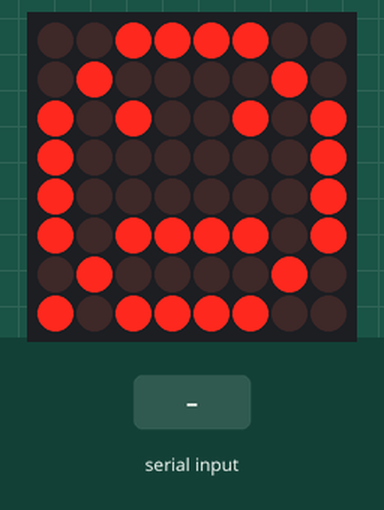
The sketch below on a simulated ESP32-C3. On the bench: 8×8 LED matrix. The inputs (shaded band) are chosen by the test bench. Nothing arrives over Bluetooth unless stated; what the sketch prints to the serial monitor is not drawn.

Above: at 1.7 s.
1.8 s: "T" received over the second serial link
At 1.89 s:
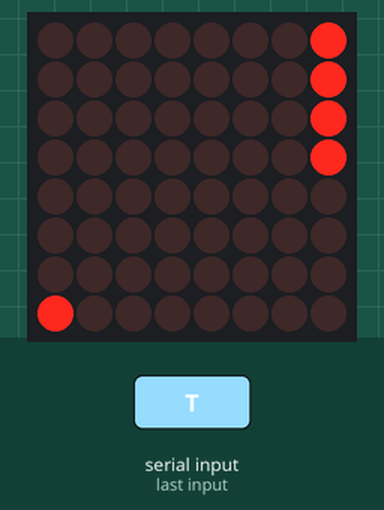
3.6 s: "A" received over the second serial link
At 3.77 s:
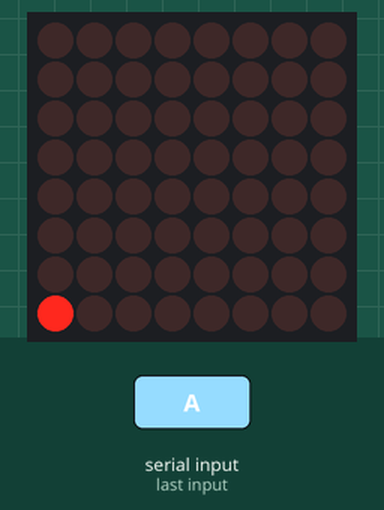
6.0 s: "Q" received over the second serial link
At 6.2 s:
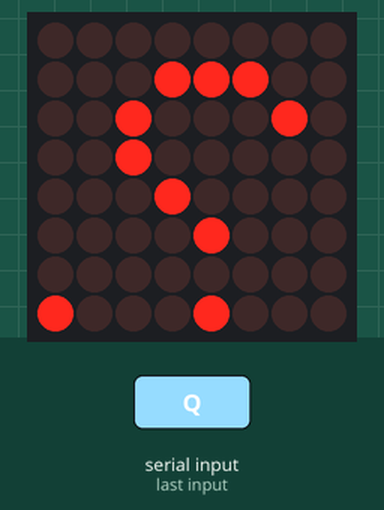
9.0 s: "T" received over the second serial link
At 9.22 s:
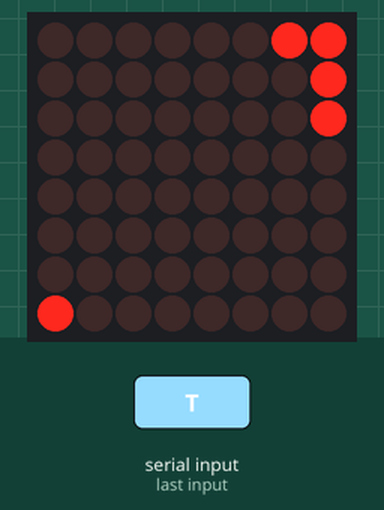
12.0 s: "D" received over the second serial link
At 12.6 s:
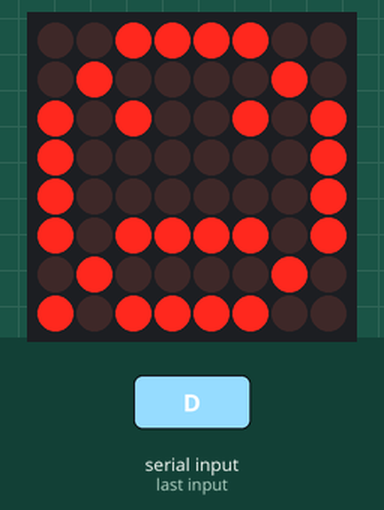
Timing chart, 0 to 14.5 s (numbered marks = the images above; inputs shaded):
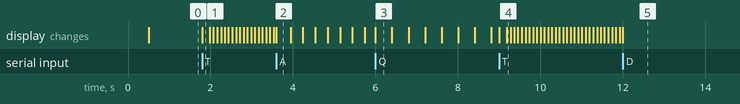

Measured:
- after the input at 1.8 s, the display: changes at once (image 1)
- after the input at 3.6 s, the display: changes at once (image 2)
- after the input at 6.0 s, the display: changes at once (image 3)
- after the input at 9.0 s, the display: first changes at once (image 4 shows a later state)
- after the input at 12.0 s, the display: changes at once (image 5)
- what the display in image 3 shows lasts 0.4 s, from 6.0 s to 6.4 s

The sketch:

claude_matrix_esp32_classicbt.ino
```cpp
/*
  claude_matrix_esp32_classicbt.ino  --  v1

  Classic-Bluetooth (SPP) sibling of claude_matrix_esp32c3_ble.ino, for a
  plain ESP32 NodeMCU-32S board instead of an ESP32-C3. The C3 is BLE-only,
  which is why the original firmware used BLE and had to carry a heartbeat/
  ghost-timeout scheme to work around BLE's flaky supervision timeouts. A
  full ESP32 has a Classic Bluetooth radio too, and SPP (Serial Port
  Profile) gives a plain, reliable virtual-COM-port connection with prompt,
  accurate connect/disconnect events -- so all of that heartbeat/ghost
  machinery is gone here; it isn't needed.

  Practical difference this creates on the PC side: a BLE device doesn't
  need OS-level pairing, but a Classic SPP device does. Pair
  "ClaudeStatusMatrix" in Windows Bluetooth settings first; Windows will
  then expose it as an outgoing COM port, and the Python side can drive it
  with the exact same simple pyserial approach ArduinoLight already uses
  (see claude_light_tracker.py) -- just point it at that COM port instead
  of an Arduino. No BLE/bleak dependency needed for this board.

  Wiring (NodeMCU-32S, standard VSPI pins -- avoids the flash pins
  GPIO6-11, the strapping pins 0/2/5/12/15, and the input-only pins 34-39):
    DIN = GPIO23, CLK = GPIO18, CS = GPIO21.

  Protocol is unchanged: a single ASCII byte per state on the SPP stream --
  'A' analyzing, 'T' thinking, 'Q' question, 'D' done/idle. The firmware
  still has zero knowledge of which chatbot sent the byte.

  Display patterns, link-grace period (30s hold of last state on
  disconnect), and the corner link-dot are carried over unchanged from the
  BLE version.
*/

#include "BluetoothSerial.h"
#include <MD_MAX72xx.h>

#if !defined(CONFIG_BT_ENABLED) || !defined(CONFIG_BT_SPP_ENABLED)
#error Classic Bluetooth (SPP) is not enabled for this board. In Arduino IDE, Tools > Board must be a plain ESP32 (e.g. "ESP32 Dev Module") with Bluetooth enabled -- the ESP32-C3 cannot run this sketch, it has no Classic Bluetooth radio.
#endif

#define BT_DEVICE_NAME "ClaudeStatusMatrix"

#define HARDWARE_TYPE MD_MAX72XX::FC16_HW
#define MAX_DEVICES 1
#define DATA_PIN 23
#define CLK_PIN 18
#define CS_PIN 21

// How long a disconnect may last before the display gives up on the last
// known state and reverts to idle. Short link blips stay visually seamless
// (last state + corner dot); genuine departures still resolve honestly.
#define LINK_GRACE_MS 30000UL

// THINKING rotates through several animations rather than looping one
// forever -- this is how long each one gets before handing off to the next.
#define THINKING_ANIM_SWITCH_MS 4000UL

// Normal display brightness (0-15). THINKING's pulse animation drives
// intensity down to breathe, so every OTHER draw function re-asserts this
// explicitly rather than assuming it was never touched.
#define NORMAL_INTENSITY 8

MD_MAX72XX mx = MD_MAX72XX(HARDWARE_TYPE, DATA_PIN, CLK_PIN, CS_PIN, MAX_DEVICES);

BluetoothSerial SerialBT;

// Shared between the SPP event callback (BT task) and loop() -- volatile so
// loop() always sees fresh values.
volatile bool deviceConnected = false;
volatile char currentState = 'D';
volatile unsigned long disconnectedAt = 0;  // when the link last dropped (grace timer)

char lastState = 0;          // forces an initial draw
bool lastConnected = false;  // detects connect/disconnect edges in loop()

unsigned long lastAnimTime = 0;
int animFrame = 0;
bool blinkOn = true;

// Which THINKING animation is currently showing, and when it last rotated.
// Fixed cyclic order (not random) -- predictable and easy to eyeball-test.
enum ThinkingAnim {
  ANIM_CHASE = 0,    // perimeter trail (the original v1-v4 THINKING look)
  ANIM_SCANNER,      // full-column Cylon-eye sweep
  ANIM_BOUNCE,       // single dot bouncing across the middle row
  ANIM_PULSE,        // filled diamond breathing via intensity, not position
  THINKING_ANIM_COUNT  // sentinel -- must stay last
};
int thinkingAnimIndex = 0;
unsigned long thinkingAnimSwitchedAt = 0;

// "No computer connected" indicator pixel: bottom-right corner, unused by
// every pattern drawn while disconnected (disconnect forces state to 'D').
const int LINK_DOT_ROW = 7;
const int LINK_DOT_COL = 7;

const bool smileyFace[8][8] = {
  {0, 0, 1, 1, 1, 1, 0, 0},
  {0, 1, 0, 0, 0, 0, 1, 0},
  {1, 0, 1, 0, 0, 1, 0, 1},  // eyes
  {1, 0, 0, 0, 0, 0, 0, 1},
  {1, 0, 0, 0, 0, 0, 0, 1},
  {1, 0, 1, 1, 1, 1, 0, 1},  // mouth
  {0, 1, 0, 0, 0, 0, 1, 0},
  {0, 0, 1, 1, 1, 1, 0, 0},
};

const bool questionMark[7][8] = {
  {0, 0, 0, 0, 0, 0, 0, 0},
  {0, 0, 1, 1, 1, 0, 0, 0},  // top curve
  {0, 1, 0, 0, 0, 1, 0, 0},
  {0, 0, 0, 0, 0, 1, 0, 0},
  {0, 0, 0, 0, 1, 0, 0, 0},
  {0, 0, 0, 1, 0, 0, 0, 0},  // curve tapering down to the stem
  {0, 0, 0, 0, 0, 0, 0, 0},  // gap before the dot
};
const int QUESTION_DOT_ROW = 7;
const int QUESTION_DOT_COL = 3;

const int perimeterRow[28] = {
  0, 0, 0, 0, 0, 0, 0, 0,
  1, 2, 3, 4, 5, 6, 7,
  7, 7, 7, 7, 7, 7, 7,
  6, 5, 4, 3, 2, 1
};
const int perimeterCol[28] = {
  0, 1, 2, 3, 4, 5, 6, 7,
  7, 7, 7, 7, 7, 7, 7,
  6, 5, 4, 3, 2, 1, 0,
  0, 0, 0, 0, 0, 0
};

// ANIM_PULSE's shape -- stays fixed on screen; the animation is entirely in
// the intensity breathing (see drawThinkingPulse), not pixel movement.
const bool pulseDiamond[8][8] = {
  {0, 0, 0, 1, 1, 0, 0, 0},
  {0, 0, 1, 1, 1, 1, 0, 0},
  {0, 1, 1, 1, 1, 1, 1, 0},
  {1, 1, 1, 1, 1, 1, 1, 1},
  {1, 1, 1, 1, 1, 1, 1, 1},
  {0, 1, 1, 1, 1, 1, 1, 0},
  {0, 0, 1, 1, 1, 1, 0, 0},
  {0, 0, 0, 1, 1, 0, 0, 0},
};

// The link-dot overlays EVERY pattern while disconnected, applied at the
// end of each draw. (7,7) is unused by the face, question mark, and
// thinking dots; the THINKING spinner's trail passes through it, which
// reads fine -- the corner stays lit as the trail sweeps past.
void applyLinkDot() {
  if (!deviceConnected) {
    mx.setPoint(LINK_DOT_ROW, LINK_DOT_COL, true);
  }
}

void drawFace() {
  mx.control(MD_MAX72XX::INTENSITY, NORMAL_INTENSITY);  // undo any leftover THINKING-pulse dimming
  mx.clear();
  for (int row = 0; row < 8; row++) {
    for (int col = 0; col < 8; col++) {
      if (smileyFace[row][col]) {
        mx.setPoint(row, col, true);
      }
    }
  }
  applyLinkDot();
}

void drawQuestionMark() {
  mx.control(MD_MAX72XX::INTENSITY, NORMAL_INTENSITY);  // undo any leftover THINKING-pulse dimming
  mx.clear();
  for (int row = 0; row < 7; row++) {
    for (int col = 0; col < 8; col++) {
      if (questionMark[row][col]) {
        mx.setPoint(row, col, true);
      }
    }
  }
  mx.setPoint(QUESTION_DOT_ROW, QUESTION_DOT_COL, true);
  applyLinkDot();
}

void drawThinking(int frame) {
  mx.control(MD_MAX72XX::INTENSITY, NORMAL_INTENSITY);  // undo any leftover THINKING-pulse dimming
  mx.clear();
  const int dotCols[3] = {1, 3, 5};
  const int dotsToShow = frame % 4;
  for (int i = 0; i < dotsToShow; i++) {
    mx.setPoint(4, dotCols[i], true);
  }
  applyLinkDot();
}

// -- THINKING animations -- rotated through by drawThinkingFrame() below --

// The original v1-v4 THINKING look: a 4-pixel trail chasing around the
// matrix's outer edge.
void drawThinkingChase(int frame) {
  mx.control(MD_MAX72XX::INTENSITY, NORMAL_INTENSITY);
  mx.clear();
  const int trailLength = 4;
  for (int i = 0; i < trailLength; i++) {
    int idx = ((frame - i) % 28 + 28) % 28;
    mx.setPoint(perimeterRow[idx], perimeterCol[idx], true);
  }
  applyLinkDot();
}

// Full column sweeping left-to-right-to-left, "Cylon eye" style. Triangle
// wave over a 14-frame period: 0,1,2,...,7,6,5,...,1 -- covers columns 0-7
// and back without a stutter or repeated endpoint frame.
void drawThinkingScanner(int frame) {
  mx.control(MD_MAX72XX::INTENSITY, NORMAL_INTENSITY);
  mx.clear();
  const int period = 14;
  int pos = frame % period;
  int col = (pos < 8) ? pos : period - pos;
  for (int row = 0; row < 8; row++) {
    mx.setPoint(row, col, true);
  }
  applyLinkDot();
}

// A single dot bouncing across the middle row, ball-in-a-box style. Same
// triangle-wave math as the scanner, just one pixel instead of a column.
void drawThinkingBounce(int frame) {
  mx.control(MD_MAX72XX::INTENSITY, NORMAL_INTENSITY);
  mx.clear();
  const int period = 14;
  int pos = frame % period;
  int col = (pos < 8) ? pos : period - pos;
  mx.setPoint(4, col, true);
  applyLinkDot();
}

// A fixed diamond that breathes via display intensity instead of moving --
// gives the rotation a "calm" beat between the three motion-based ones.
// Floor of 0 (not off) so it dims to a low glow rather than blinking dark.
void drawThinkingPulse(int frame) {
  mx.clear();
  for (int row = 0; row < 8; row++) {
    for (int col = 0; col < 8; col++) {
      if (pulseDiamond[row][col]) {
        mx.setPoint(row, col, true);
      }
    }
  }
  const int period = 32;
  int pos = frame % period;
  int level = (pos < 16) ? pos : period - pos;  // triangle wave 0..15..0
  mx.control(MD_MAX72XX::INTENSITY, level);
  applyLinkDot();
}

// Dispatches to whichever THINKING animation is currently active. Kept as
// one switch so loop() doesn't need to know the animation list itself.
void drawThinkingFrame(int animIndex, int frame) {
  switch (animIndex) {
    case ANIM_CHASE:   drawThinkingChase(frame);   break;
    case ANIM_SCANNER: drawThinkingScanner(frame); break;
    case ANIM_BOUNCE:  drawThinkingBounce(frame);  break;
    case ANIM_PULSE:   drawThinkingPulse(frame);   break;
  }
}

// SPP connect/disconnect events. Unlike the BLE version, Classic Bluetooth
// reports these promptly and reliably, so there's no need for a write-
// heartbeat or a ghost-connection timeout to detect a dead central.
void btEventCallback(esp_spp_cb_event_t event, esp_spp_cb_param_t *param) {
  if (event == ESP_SPP_SRV_OPEN_EVT || event == ESP_SPP_OPEN_EVT) {
    deviceConnected = true;
    Serial.println("Bluetooth client connected.");
  } else if (event == ESP_SPP_CLOSE_EVT) {
    deviceConnected = false;
    // NOTE: disconnectedAt is NOT set here -- it's set in loop()'s edge
    // detection instead, same reasoning as the BLE version: avoids a race
    // where loop() sees deviceConnected=false but a stale disconnectedAt,
    // collapsing the grace period to zero.
    Serial.println("Bluetooth client disconnected. Holding last state (grace); awaiting reconnection...");
  }
}

void setup() {
  Serial.begin(115200);  // USB, debug prints only -- commands come over Bluetooth SPP

  mx.begin();
  mx.control(MD_MAX72XX::INTENSITY, 8);  // brightness 0-15

  // DIAGNOSTIC: flash all LEDs briefly on boot so a crash-reboot is
  // visually distinguishable from a graceful disconnect. If you see this
  // flash when the display reverts, the ESP32 is crashing, not just
  // losing the Bluetooth link.
  mx.clear();
  for (int r = 0; r < 8; r++)
    for (int c = 0; c < 8; c++)
      mx.setPoint(r, c, true);
  delay(500);

  mx.clear();
  drawFace();  // boot into ready state; deviceConnected is false here, so
               // the corner link-dot shows until the first watcher connects

  SerialBT.register_callback(btEventCallback);
  SerialBT.begin(BT_DEVICE_NAME);  // Classic Bluetooth (SPP), NOT BLE

  Serial.println("Bluetooth SPP started as 'ClaudeStatusMatrix'. Pair it in Windows Bluetooth settings, then use its COM port.");
}

void loop() {
  unsigned long now = millis();

  // Drain any pending command bytes. One ASCII byte per state, same
  // protocol as the BLE version: 'A' analyzing, 'T' thinking, 'Q'
  // question, 'D' done/idle. Re-sending the same state is harmless (only
  // resets animation phase when the state actually changes).
  while (SerialBT.available()) {
    char cmd = SerialBT.read();
    if (cmd == 'A' || cmd == 'T' || cmd == 'Q' || cmd == 'D') {
      if (cmd != currentState) {
        currentState = cmd;
        animFrame = 0;
        blinkOn = true;
        lastAnimTime = millis();
      }
    }
  }

  // A connect/disconnect edge forces a full redraw, so the link-dot
  // appears/disappears promptly. MUST run before the grace expiry check
  // below, because disconnectedAt is set here -- if grace expiry ran
  // first, it would see the stale old value and expire instantly.
  if (deviceConnected != lastConnected) {
    lastConnected = deviceConnected;
    lastState = 0;  // force the switch below to redraw the current state
    if (!deviceConnected) {
      disconnectedAt = millis();
    }
  }

  // Grace expiry -- a disconnect that outlasts LINK_GRACE_MS concedes the
  // last state and reverts to idle (drawn with link-dot). Runs AFTER edge
  // detection above so disconnectedAt is always fresh.
  if (!deviceConnected && currentState != 'D' && (now - disconnectedAt > LINK_GRACE_MS)) {
    Serial.println("Disconnected past grace period -- reverting display to idle.");
    currentState = 'D';
  }

  char state = currentState;  // read the volatile once per pass
  bool justChanged = (state != lastState);

  switch (state) {
    case 'A':
      if (justChanged || now - lastAnimTime > 300) {
        drawThinking(animFrame);
        animFrame++;
        lastAnimTime = now;
      }
      break;

    case 'T':
      if (justChanged) {
        // Fresh THINKING turn always starts back at the chase animation,
        // not wherever the rotation happened to leave off last time.
        thinkingAnimIndex = ANIM_CHASE;
        thinkingAnimSwitchedAt = now;
        animFrame = 0;
        drawThinkingFrame(thinkingAnimIndex, animFrame);
        lastAnimTime = now;
      } else {
        if (now - thinkingAnimSwitchedAt > THINKING_ANIM_SWITCH_MS) {
          thinkingAnimIndex = (thinkingAnimIndex + 1) % THINKING_ANIM_COUNT;
          thinkingAnimSwitchedAt = now;
          animFrame = 0;  // let the newly-switched-to animation start clean
        }
        if (now - lastAnimTime > 90) {
          drawThinkingFrame(thinkingAnimIndex, animFrame);
          animFrame++;
          lastAnimTime = now;
        }
      }
      break;

    case 'Q':
      if (justChanged) {
        drawQuestionMark();
        blinkOn = true;
        lastAnimTime = now;
      } else if (now - lastAnimTime > 400) {
        blinkOn = !blinkOn;
        mx.setPoint(QUESTION_DOT_ROW, QUESTION_DOT_COL, blinkOn);
        lastAnimTime = now;
      }
      break;

    case 'D':
      if (justChanged) {
        drawFace();
      }
      break;
  }

  lastState = state;
}
```
